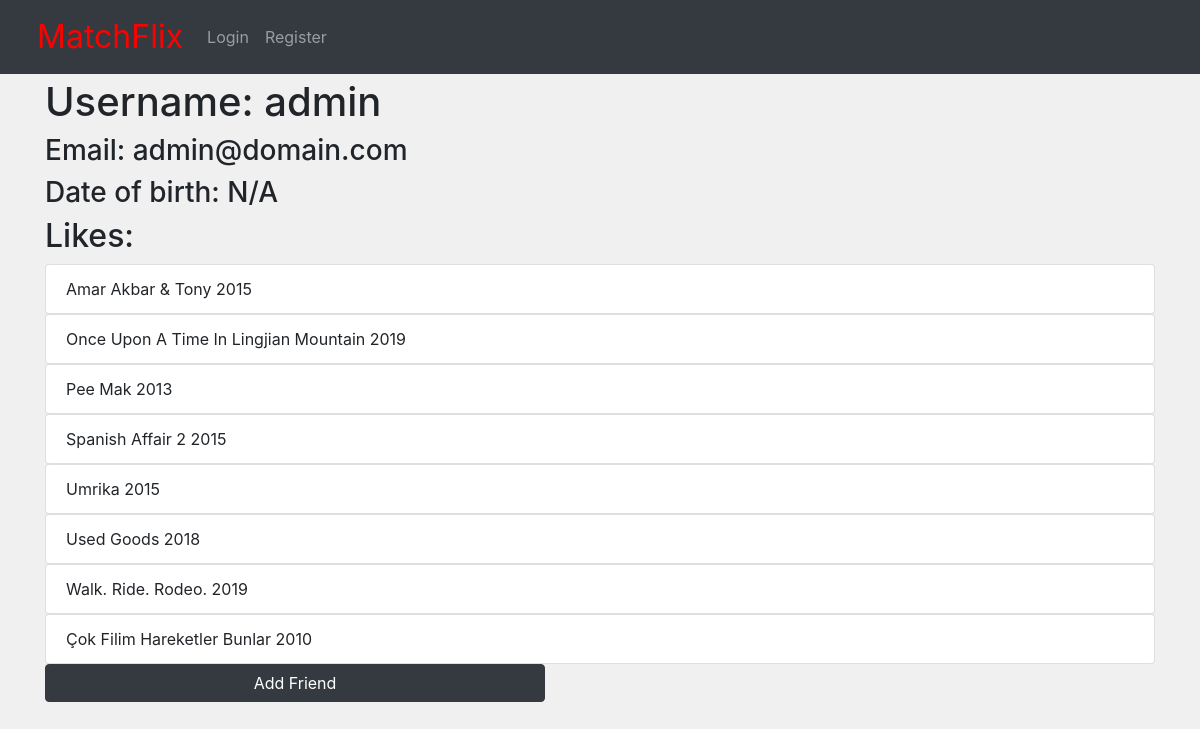
Screenshot of /profile/21/ with the database file from the repository.
### accounts/models.py (models this page shows, shortened)
class Account(AbstractBaseUser, PermissionsMixin):
    email = models.EmailField(unique=True)
    name = models.CharField(max_length=150)
    date_of_birth = models.DateField(blank=True, null=True)
    is_staff = models.BooleanField(default=False)
    is_active = models.BooleanField(default=True)
    date_joined = models.DateTimeField(default=timezone.now)
    last_login = models.DateTimeField(null=True)
    likes = models.ManyToManyField(Show, blank=True)
    friends = models.ManyToManyField('Account', blank=True)
    objects = AccountManager()
    USERNAME_FIELD = 'email'
    REQUIRED_FIELDS = ['name']

### flix/models.py (models this page shows, shortened)
class Show(models.Model):
    show_id = models.CharField(max_length=10)
    is_movie = models.BooleanField(default=False)
    title = models.CharField(max_length=120)
    director = models.CharField(max_length=120)
    release_year = models.IntegerField()
    rating = models.CharField(max_length=50, null=True, blank=True)
    duration = models.CharField(max_length=20)
    description = models.CharField(max_length=250)
    image_url = models.CharField(max_length=50, default='default_image.jpg')
    category = models.ManyToManyField(Category)
    country = models.ManyToManyField(Country)
    class Meta:
        verbose_name_plural = 'Shows'
        ordering = ['title']

### flix/views.py (the view)
# urls.py: path('profile/<pk>/', profile_view, name='profile_view'),
def profile_view(request, pk):
    account = Account.objects.filter(id=pk).first()
    if request.method == 'POST':
        user = request.user
        if account in user.friends.all():
            user.friends.remove(account)
        else:
            user.friends.add(account)
    context = {
        'account': account,
    }
    return render(request, 'flix/profile_view.html', context)

### templates/flix/profile_view.html (shortened to what this page needs)
{% extends 'base.html' %}
{% load crispy_forms_tags %}
{% block content %}
<h1>Username: {{ account.name }}</h1>
<h3>Email: {{ account.email }}</h3>
{% if account.date_of_birth %}
<h3>Date of birth: {{ account.date_of_birth }}</h3>
{% else %}
<h3>Date of birth: N/A</h3>
{% endif %}
<h2>Likes:</h2>
{% for show in account.likes.all %}
<ul class="list-group">
	<li class="list-group-item">
	{{ show.title }}
	{{ show.release_year }}
	</li>
</ul>
{% endfor %}
{% if user.id != account.id %}
	{% if account in user.friends.all %}
		<form method="POST">
			{% csrf_token %}
			<input type="hidden" name="add_friend" value="{{ account.id }}">{{ form|crispy }}<button type="submit"
		    class="btn btn-dark btn-block">Remove Friend</button>
	{% else %}
		<form method="POST">
			<input type="hidden" name="add_friend" value="{{ account.id }}">{{ form|crispy }}<button type="submit"
		    class="btn btn-dark btn-block">Add Friend</button>
		</form>
	{% endif %}
{% endif %}
{% endblock %}

### templates/base.html (shortened to what this page needs)
{% load static %}
<!DOCTYPE html>
<html lang="en">
<head>
    <link rel="stylesheet" href="https://use.fontawesome.com/releases/v5.2.0/css/all.css"
>
    <link rel="stylesheet" href="https://stackpath.bootstrapcdn.com/bootstrap/4.3.1/css/bootstrap.min.css">
    <link rel="stylesheet" href="https://maxcdn.bootstrapcdn.com/font-awesome/4.7.0/css/font-awesome.min.css">
    <link rel="stylesheet" type="text/css" href="{% static '/css/main.css' %}">
</head>
<body>
  <nav class="mb-1 navbar navbar-expand-md navbar-dark bg-dark">
    <a class="navbar-brand" id="navbar-logo" href="{% url 'dashboard' %}">MatchFlix</a>
    <div class="collapse navbar-collapse" id="navbarSupportedContent-333">
      {% if user.is_authenticated %}
        <ul class="navbar-nav mr-auto">
          <li class="nav-item">
            <a class="nav-link" href="{% url 'dashboard' %}">Home
              <span class="sr-only">(current)</span>
            </a>
          </li>
          <li class="nav-item">
            <a class="nav-link" href="{% url 'show_search' %}">Shows</a>
          </li>
          <li class="nav-item dropdown">
            <a class="nav-link dropdown-toggle" id="navbarDropdownMenuLink-centre" data-toggle="dropdown"
              aria-haspopup="true" aria-expanded="false">Recommendations</a>
            <div class="dropdown-menu dropdown-menu-right dropdown-default" aria-labelledby="navbarDropdownMenuLink-centre">
              <a class="dropdown-item" href="{% url 'recommender_view' %}">Recommendations for you</a>
              <a class="dropdown-item" href="{% url 'recommender_friends' %}">Recommendations for you and a friend</a>
              <a class="dropdown-item" href="{% url 'random_browse' %}">Play Roulette</a>
            </div>
          </li>
        </ul>
        <ul class="navbar-nav ml-auto nav-flex-icons">
          <li class="nav-item dropdown">
            <a class="nav-link dropdown-toggle" id="navbarDropdownMenuLink-333" data-toggle="dropdown"
              aria-haspopup="true" aria-expanded="false">
              <i class="fas fa-user"></i>
            </a>
            <div class="dropdown-menu dropdown-menu-right dropdown-default"
              aria-labelledby="navbarDropdownMenuLink-333">
              <a class="dropdown-item" href="{% url 'update_profile' %}">Update Profile</a>
              <a class="dropdown-item" href="{% url 'password_change' %}">Change Password</a>
              <a class="dropdown-item" href="{% url 'logout' %}">Logout</a>
            </div>
          </li>
        </ul>
      {% else %}
        <ul class="navbar-nav mr-auto">
          <li class="nav-item">
            <a class="nav-link" href="{% url 'login' %}">Login</a>
          </li>
          <li class="nav-item">
            <a class="nav-link" href="{% url 'login' %}">Register</a>
          </li>
        </ul>
      {% endif %}
    </div>
  </nav>
    <main role="main" class="container">
        {% block content %}
        {% endblock %}
    </main>
</body>

### static/css/main.css (style rules this page uses)
body { background-color: #F0F0F0; }
a { color: #333333; transition: color 1s; }
#navbar-logo { color: red; font-size: 2rem; margin-left: 1.75vw; }
.btn-dark { margin-bottom: 10px; width: 500px; }

### rows the page displays
Account: name "admin", email "admin@domain.com"
Show: title "Amar Akbar & Tony", release_year "2015"
Show: title "Once Upon A Time In Lingjian Mountain", release_year "2019"
Show: title "Pee Mak", release_year "2013"
Show: title "Spanish Affair 2", release_year "2015"
Show: title "Umrika", release_year "2015"
Show: title "Used Goods", release_year "2018"
Show: title "Walk. Ride. Rodeo.", release_year "2019"
Show: title "Çok Filim Hareketler Bunlar", release_year "2010"
